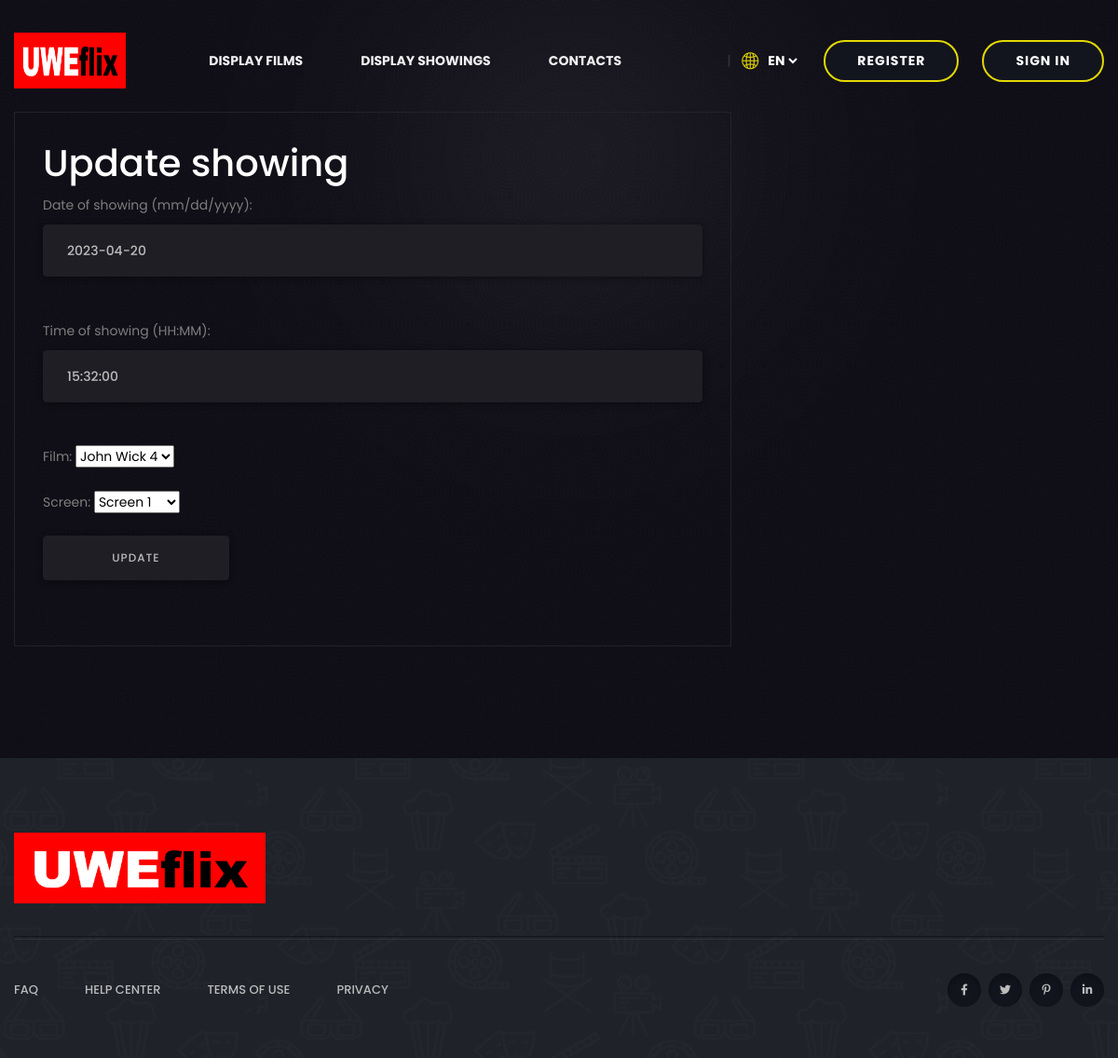
Screenshot of /cinema/update_showing/4 with the database file from the repository.
### cinema/models.py (models this page shows, shortened)
class showing(models.Model):
    date= models.DateField("Date of showing (mm/dd/yyyy)")
    startTime=models.TimeField("Time of showing (HH:MM)")
    numberOfSales = models.PositiveIntegerField(blank=True, null=True)
    film=models.ForeignKey(film, on_delete=models.RESTRICT, null=True)
    screen= models.ForeignKey(screen,on_delete=models.CASCADE)

### cinema/views.py (the view)
# urls.py: path("update_showing/<showing_id>",views.update_showing,name="update_showing"),
def update_showing(request, showing_id, user_required = True , user_types_required=(User.UserType.CINEMAMANAGER)):
    Showing = CinemaManager.get_showing(showing_id)
    form = ShowingForm(request.POST or None,instance=Showing)
    if form.is_valid():
            form.save()
            return redirect(reverse("cinema:list_showings") + '?message=The showing was updated successfully!')
    return render(request,"cinema/update_showing.html",{"showing":Showing, "form":form})

### cinema/forms.py
class ShowingForm(ModelForm):
    class Meta:
        model = showing
        fields = ("date","startTime","film","screen")

### accounts/permissions.py (called while the page is built)
    def __call__(self, request):
        response = self.get_response(request)
        return response

    def process_view(self, request, view_func, view_args, view_kwargs):
        user_required = view_kwargs.get('user_required', None)
        user_types_required = view_kwargs.get('user_types_required', None)
        if user_required or user_types_required:
            user = self.get_authenticated_user(request)
            if not user:
                return redirect(reverse('login') + '?message=Login Required')
            if user_types_required and user.userType not in user_types_required:
                return redirect(reverse('home') + '?message=You do not have the relevant permissions')

### cinema/models.py (called while the page is built)
    def __str__(self):
        return self.name

    def __str__(self):
        return self.title

### cinema/views.py (called while the page is built)
    def get_showing(id):
        return showing.objects.get(pk=id)

### cinema/templates/cinema/update_showing.html (shortened to what this page needs)
{%extends "uwe/base.html"%}
{%load static%}
{%block content%}
<section class="contact-area contact-bg" data-background="{% static 'uwe/img/bg/contact_bg.jpg' %}">
    <div class="container">
        <div class="row">
            <div class="col-xl-8 col-lg-7">
                <div class="contact-form">
        <h1>Update showing</h1>
        <form action="" method=POST>
            {{form.as_p}}
            <input type="submit" value="Update" class="btn btn-success">
        </form>
                </div>
            </div>
        </div>
    </div>
</section>
{%endblock%}

### uwe/static/uwe/css/style.css (style rules this page uses)
body { font-family: 'Poppins', sans-serif; font-weight: 500; font-style: normal; font-size: 14px; color: #bcbcbc; }
h1, h2, h3, h4, h5, h6 { font-family: 'Poppins', sans-serif; color: #fff; margin-top: 0px; font-style: normal; font-weight: 700; text-transform: normal; }
h1 { font-size: 40px; font-weight: 500; }
p { font-size: 14px; font-weight: 500; line-height: 26px; color: #bcbcbc; margin-bottom: 15px; }
label { color: #7e7e7e; cursor: pointer; font-size: 14px; font-weight: 400; }
*::placeholder { color: #555555; font-size: 14px; opacity: 1; }
.btn { user-select: none; -moz-user-select: none; background: #12151e none repeat scroll 0 0; border: 2px solid #e4d804; border-radius: 50px; color: #e3dfdf; cursor: pointer; display: inline-block; font-size: 12px; font-weight: 700; letter-spacing: 1px; line-height: 1.5; margin-bottom: 0; padding: 16px 34px; text-align: center; text-transform: uppercase; touch-action: manipulation; transition: all 0.3s ease 0s; vertical-align: middle; white-space: nowrap; max-width: 200px; }
.contact-bg { background-position: top center; background-size: cover; padding: 120px 0; }
.contact-form { padding: 30px 30px 40px; border: 1px solid #232226; }
.contact-form input, .contact-form textarea { width: 100%; border: 1px solid #1f1e24; background: #1f1e24; border-radius: 4px; color: #bcbcbc; box-shadow: 0px 1px 7px 0px rgba(0, 0, 0, 0.46); font-weight: 500; padding: 14px 25px; margin-bottom: 30px; transition: .3s linear; }
.contact-form input::placeholder, .contact-form textarea::placeholder { color: #bcbcbc; font-weight: 500; }

### rows the page displays
showing: date "2023-04-20", startTime "15:32:00", film "John Wick 4", screen "Screen 1"
